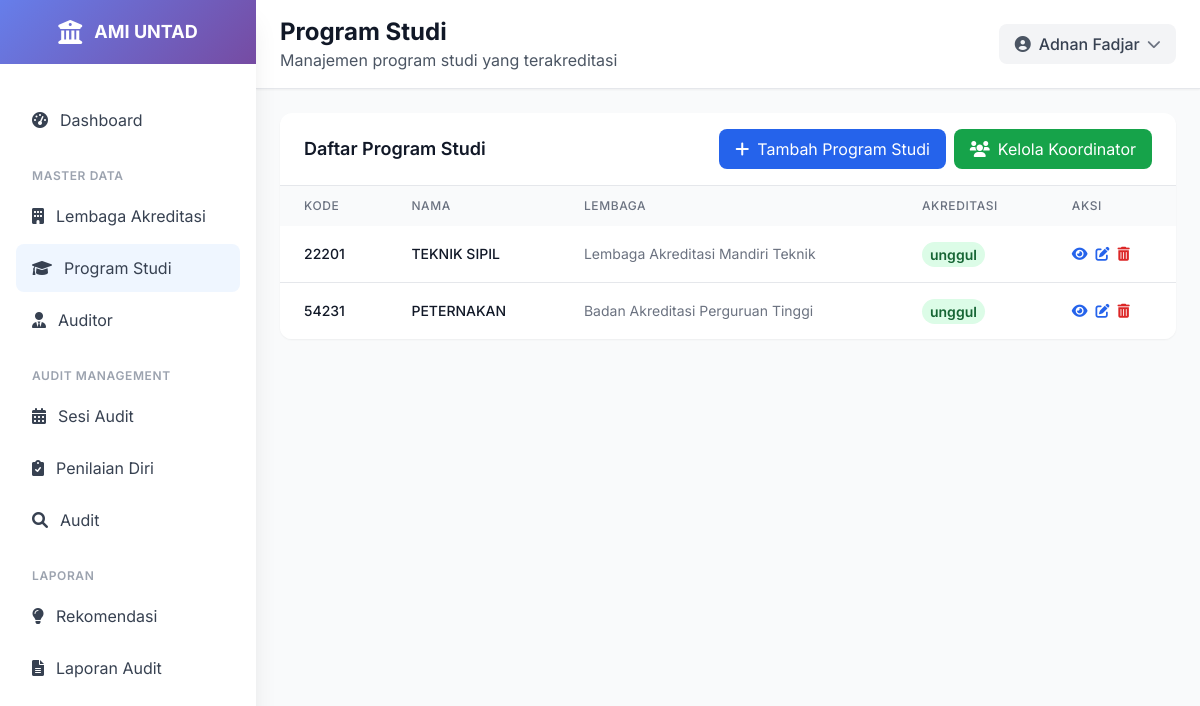
/program-studi/ (signed in), run on the app's committed database.
### ami/models.py (models this page shows, shortened)
class ProgramStudi(models.Model):
    lembaga_akreditasi = models.ForeignKey(LembagaAkreditasi, on_delete=models.PROTECT, related_name='program_studi')
    kode = models.CharField(max_length=10, unique=True)
    nama = models.CharField(max_length=255)
    fakultas = models.CharField(max_length=200, choices=[
        ('FKIP', 'FKIP'),
        ('FISIP', 'FISIP'),
        ('FEB', 'FEB'),
        ('FAKUM', 'FAKUM'),
        ('FAPERTA', 'FAPERTA'),
        ('FATEK', 'FATEK'),
        ('FMIPA', 'FMIPA'),
        ('FAHUT', 'FAHUT'),
        ('FK', 'FK'),
        ('FAPETKAN', 'FAPETKAN'),
        ('FKM', 'FKM'),
        ('Pascasarjana', 'Pascasarjana'),
    ])
    jenjang = models.CharField(max_length=50, choices=[
        ('D3', 'Diploma 3'),
        ('D4', 'Diploma 4'),
        ('S1', 'Sarjana'),
        ('S2', 'Magister'),
        ('S3', 'Doktor'),
    ])
    akreditasi = models.CharField(max_length=50, blank=True, null=True, choices=[
        ('unggul', 'UNGGUL'),
        ('baik_sekali', 'BAIK SEKALI'),
        ('baik', 'BAIK'),
        ('A', 'A'),
        ('B', 'B'),
        ('C', 'C'),
        ('belum', 'Belum Terakreditasi')
    ] )
    tanggal_akreditasi = models.DateField(blank=True, null=True)
    class Meta:
        verbose_name = "Program Studi"
        verbose_name_plural = "Program Studi"
        ordering = ['kode']

class LembagaAkreditasi(models.Model):
    kode = models.CharField(max_length=20, unique=True)
    nama = models.CharField(max_length=255, unique=True)
    deskripsi = models.TextField(blank=True, null=True)
    website = models.URLField(blank=True, null=True)
    kontak = models.TextField(blank=True, null=True)
    class Meta:
        verbose_name = "Lembaga Akreditasi"
        verbose_name_plural = "Lembaga Akreditasi"
        ordering = ['nama']

### ami/views.py (the view)
# urls.py: path('program-studi/', views.program_studi_list, name='program_studi_list'),
@login_required
def program_studi_list(request):
    program_studi_list = ProgramStudi.objects.select_related('lembaga_akreditasi').all().order_by('kode')
    paginator = Paginator(program_studi_list, 10)
    page_number = request.GET.get('page')
    program_studi = paginator.get_page(page_number)
    return render(request, 'ami/program_studi_list.html', {
        'program_studi': program_studi
    })

### templates/ami/program_studi_list.html (shortened to what this page needs)
{% extends 'base.html' %}
{% load static %}
{% block page_title %}Program Studi{% endblock %}
{% block page_subtitle %}Manajemen program studi yang terakreditasi{% endblock %}
{% block content %}
<div class="p-4 lg:p-6">
    <div class="bg-white rounded-xl shadow-sm overflow-hidden">
        <div class="px-4 lg:px-6 py-4 border-b border-gray-200 flex flex-col sm:flex-row sm:justify-between sm:items-center space-y-2 sm:space-y-0">
            <h3 class="text-lg font-semibold text-gray-900">Daftar Program Studi</h3>
            <div class="flex flex-col sm:flex-row space-y-2 sm:space-y-0 sm:space-x-2 w-full sm:w-auto">
                <a href="{% url 'ami:program_studi_create' %}" class="bg-blue-600 hover:bg-blue-700 text-white px-4 py-2 rounded-lg flex items-center justify-center w-full sm:w-auto">
                    <i class="fas fa-plus mr-2"></i> Tambah Program Studi
                </a>
                 <a href="{% url 'ami:koordinator_list' %}" class="bg-green-600 hover:bg-green-700 text-white px-4 py-2 rounded-lg flex items-center justify-center w-full sm:w-auto">
                    <i class="fas fa-users mr-2"></i> Kelola Koordinator
                </a>
            </div>
        </div>
        <div class="overflow-x-auto">
            <table class="w-full">
                <thead class="bg-gray-50">
                    <tr>
                        <th class="px-3 lg:px-6 py-3 text-left text-xs font-medium text-gray-500 uppercase tracking-wider">Kode</th>
                        <th class="px-3 lg:px-6 py-3 text-left text-xs font-medium text-gray-500 uppercase tracking-wider">Nama</th>
                        <th class="px-3 lg:px-6 py-3 text-left text-xs font-medium text-gray-500 uppercase tracking-wider hidden md:table-cell">Lembaga</th>
                        <th class="px-3 lg:px-6 py-3 text-left text-xs font-medium text-gray-500 uppercase tracking-wider">Akreditasi</th>
                        <th class="px-3 lg:px-6 py-3 text-left text-xs font-medium text-gray-500 uppercase tracking-wider">Aksi</th>
                    </tr>
                </thead>
                <tbody class="bg-white divide-y divide-gray-200">
                    {% for program in program_studi %}
                    <tr class="hover:bg-gray-50 transition-colors">
                        <td class="px-3 lg:px-6 py-4 whitespace-nowrap">
                            <div class="text-xs lg:text-sm font-medium text-gray-900">{{ program.kode }}</div>
                        </td>
                        <td class="px-3 lg:px-6 py-4 whitespace-nowrap">
                            <div class="text-xs lg:text-sm font-medium text-gray-900">{{ program.nama }}</div>
                        </td>
                        <td class="px-3 lg:px-6 py-4 whitespace-nowrap text-xs lg:text-sm text-gray-500 hidden md:table-cell">
                            {{ program.lembaga_akreditasi.nama }}
                        </td>
                        <td class="px-3 lg:px-6 py-4 whitespace-nowrap">
                            <span class="px-1 py-0.5 lg:px-2 lg:py-1 text-xs lg:text-sm font-semibold rounded-full bg-green-100 text-green-800">
                                {{ program.akreditasi }}
                            </span>
                        </td>
                        <td class="px-3 lg:px-6 py-4 whitespace-nowrap text-xs lg:text-sm font-medium">
                            <div class="flex flex-wrap gap-2">
                                <a href="{% url 'ami:program_studi_detail' program.pk %}" class="text-blue-600 hover:text-blue-900">
                                    <i class="fas fa-eye"></i>
                                </a>
                                <a href="{% url 'ami:program_studi_update' program.pk %}" class="text-blue-600 hover:text-blue-900">
                                    <i class="fas fa-edit"></i>
                                </a>
                                <a href="{% url 'ami:program_studi_delete' program.pk %}" class="text-red-600 hover:text-red-900">
                                    <i class="fas fa-trash-alt"></i>
                                </a>
                            </div>
                        </td>
                    </tr>
                    {% empty %}
                    <tr>
                        <td colspan="5" class="px-4 lg:px-6 py-4 text-center text-gray-500 text-sm">Tidak ada program studi yang terdaftar</td>
                    </tr>
                    {% endfor %}
                </tbody>
            </table>
        </div>
    </div>
</div>
{% endblock %}

### templates/base.html (shortened to what this page needs)
<!DOCTYPE html>
<html lang="id">
<head>
    <script src="https://cdn.tailwindcss.com"></script>
    <link href="https://cdnjs.cloudflare.com/ajax/libs/font-awesome/6.0.0/css/all.min.css" rel="stylesheet">
    <link href="https://cdn.jsdelivr.net/npm/select2@4.1.0-rc.0/dist/css/select2.min.css" rel="stylesheet" />
    <link href="https://cdn.jsdelivr.net/npm/select2-bootstrap-5-theme@1.3.0/dist/select2-bootstrap-5-theme.min.css" rel="stylesheet" />
</head>
<body class="bg-gray-50">
    <div class="fixed inset-y-0 left-0 z-50 w-64 bg-white shadow-xl transform transition-transform duration-300 ease-in-out lg:translate-x-0 -translate-x-full flex flex-col" id="sidebar">
        <div class="flex items-center justify-center h-16 gradient-bg flex-shrink-0">
            <div class="flex items-center space-x-3">
                <i class="fas fa-university text-white text-2xl"></i>
                <span class="text-white font-bold text-lg">AMI UNTAD</span>
            </div>
        </div>
        <nav class="flex-1 overflow-y-auto mt-8 px-4 pb-4">
            <div class="space-y-2">
                <a href="{% url 'ami:dashboard' %}" class="sidebar-item flex items-center px-4 py-3 text-gray-700 rounded-lg transition-all duration-200 {% if request.resolver_match.url_name == 'dashboard' %}bg-blue-50 text-blue-600{% else %}hover:bg-gray-50{% endif %}">
                    <i class="fas fa-tachometer-alt mr-3"></i>
                    <span>Dashboard</span>
                </a>
                <div class="pt-4">
                    <p class="px-4 text-xs font-semibold text-gray-400 uppercase tracking-wider">Master Data</p>
                    <div class="mt-2 space-y-1">
                        <a href="{% url 'ami:lembaga_akreditasi_list' %}" class="sidebar-item flex items-center px-4 py-3 text-gray-700 rounded-lg transition-all duration-200 {% if request.resolver_match.url_name == 'lembaga_akreditasi_list' %}bg-blue-50 text-blue-600{% else %}hover:bg-gray-50{% endif %}">
                            <i class="fas fa-building mr-3"></i>
                            <span>Lembaga Akreditasi</span>
                        </a>
                        <a href="{% url 'ami:program_studi_list' %}" class="sidebar-item flex items-center px-4 py-3 text-gray-700 rounded-lg transition-all duration-200 {% if request.resolver_match.url_name == 'program_studi_list' %}bg-blue-50 text-blue-600{% else %}hover:bg-gray-50{% endif %}">
                            <i class="fas fa-graduation-cap mr-3"></i>
                            <span>Program Studi</span>
                        </a>
                        <a href="{% url 'ami:auditor_list' %}" class="sidebar-item flex items-center px-4 py-3 text-gray-700 rounded-lg transition-all duration-200 {% if request.resolver_match.url_name == 'auditor_list' %}bg-blue-50 text-blue-600{% else %}hover:bg-gray-50{% endif %}">
                            <i class="fas fa-user-tie mr-3"></i>
                            <span>Auditor</span>
                        </a>
                    </div>
                </div>
                <div class="pt-4">
                    <p class="px-4 text-xs font-semibold text-gray-400 uppercase tracking-wider">Audit Management</p>
                    <div class="mt-2 space-y-1">
                        <a href="{% url 'ami:audit_session_list' %}" class="sidebar-item flex items-center px-4 py-3 text-gray-700 rounded-lg transition-all duration-200 {% if request.resolver_match.url_name == 'audit_session_list' %}bg-blue-50 text-blue-600{% else %}hover:bg-gray-50{% endif %}">
                            <i class="fas fa-calendar-alt mr-3"></i>
                            <span>Sesi Audit</span>
                        </a>
                        <a href="#" class="sidebar-item flex items-center px-4 py-3 text-gray-700 rounded-lg transition-all duration-200 hover:bg-gray-50">
                            <i class="fas fa-clipboard-check mr-3"></i>
                            <span>Penilaian Diri</span>
                        </a>
                        <a href="#" class="sidebar-item flex items-center px-4 py-3 text-gray-700 rounded-lg transition-all duration-200 hover:bg-gray-50">
                            <i class="fas fa-search mr-3"></i>
                            <span>Audit</span>
                        </a>
                    </div>
                </div>
                <div class="pt-4">
                    <p class="px-4 text-xs font-semibold text-gray-400 uppercase tracking-wider">Laporan</p>
                    <div class="mt-2 space-y-1">
                        <a href="#" class="sidebar-item flex items-center px-4 py-3 text-gray-700 rounded-lg transition-all duration-200 hover:bg-gray-50">
                            <i class="fas fa-lightbulb mr-3"></i>
                            <span>Rekomendasi</span>
                        </a>
                        <a href="{% url 'ami:audit_session_list' %}" class="sidebar-item flex items-center px-4 py-3 text-gray-700 rounded-lg transition-all duration-200 {% if request.resolver_match.url_name == 'audit_session_list' %}bg-blue-50 text-blue-600{% else %}hover:bg-gray-50{% endif %}">
                            <i class="fas fa-file-alt mr-3"></i>
                            <span>Laporan Audit</span>
                        </a>
                    </div>
                </div>
            </div>
        </nav>
    </div>
    <div class="lg:ml-64 flex flex-col min-h-screen">
        <header class="bg-white shadow-sm border-b border-gray-200">
            <div class="flex items-center justify-between px-4 lg:px-6 py-4">
                <div class="lg:block hidden">
                    <h1 class="text-xl lg:text-2xl font-bold text-gray-900">{% block page_title %}{% endblock %}</h1>
                    <p class="text-gray-600">{% block page_subtitle %}{% endblock %}</p>
                </div>
                <div class="flex items-center space-x-4">
                    <div class="relative">
                        <button id="profileButton" class="flex items-center space-x-2 bg-gray-100 hover:bg-gray-200 px-4 py-2 rounded-lg transition-colors">
                            <i class="fas fa-user-circle text-gray-600"></i>
                            <span class="text-gray-700 font-medium">{{ user.get_full_name|default:user.username }}</span>
                            <i class="fas fa-chevron-down text-gray-500 text-sm transition-transform" id="chevronIcon"></i>
                        </button>
                    </div>
                </div>
            </div>
        </header>
        {% block content %}{% endblock %}
    </div>
</body>
</html>

### templates/base.html (style rules this page uses)
body { font-family: 'Inter', sans-serif; }
.gradient-bg { background: linear-gradient(135deg, #667eea 0%, #764ba2 100%); }

### data on the page
ProgramStudi: kode "22201", nama "TEKNIK SIPIL", lembaga_akreditasi.nama "Lembaga Akreditasi Mandiri Teknik", akreditasi "unggul"
ProgramStudi: kode "54231", nama "PETERNAKAN", lembaga_akreditasi.nama "Badan Akreditasi Perguruan Tinggi", akreditasi "unggul"

### other printed values
{{ user.get_full_name|default:user.username }} "Adnan Fadjar"
